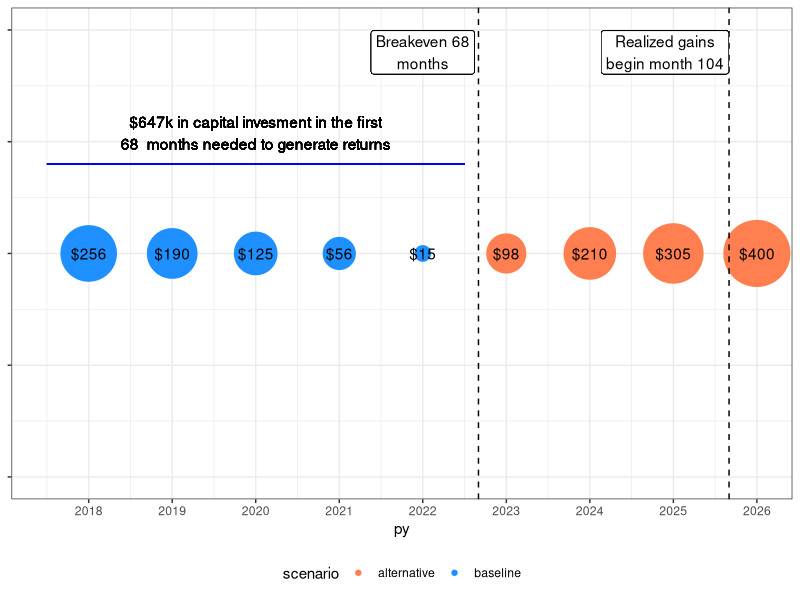
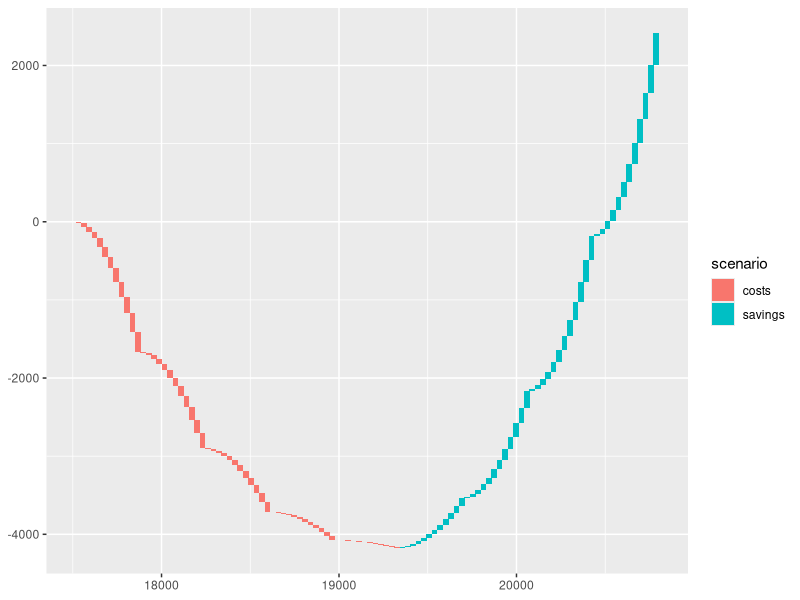

Recreate these plots in R, in order.
## ---- chunk 1
suppressPackageStartupMessages({
        library(tidyverse)
        library(glue)
        })

d_raw <- tribble(
  ~py, ~delta,
  2018,  -256,
  2019,  -190,
  2020,  -125,
  2021,   -56,
  2022,   -15,
  2023,    98,
  2024,   210,
  2025,   305,
  2026,   400
)

d <- mutate(d_raw, 
            scenario = as.factor(case_when(delta > 0 ~ "alternative", TRUE ~ "baseline")),
            label = glue("${abs(delta)}")
)
d
## ---- chunk 2
ggplot(d, aes(x = py)) + 
        geom_point(aes(y = 1, size = abs(delta), color = scenario)) +
        scale_size(range = c(5, 22)) +
        geom_text(aes(y = 1, label = label)) + 
        scale_color_manual(values = c("#FF7F50", "#1E90FF")) +
        geom_vline(xintercept = c(2022 + 2/3, 2025 + 2/3), linetype = "dashed") +
        geom_label(aes(x = 2022, y = 1.45, label = "Breakeven 68\nmonths")) +
        geom_label(aes(x = 2024.9, y = 1.45, label = "Realized gains\nbegin month 104")) +
        geom_segment(aes(x = 2017.5, xend = 2022.5, y = 1.2, yend = 1.2), color = "blue") +
        geom_text(aes(x = 2020, y = 1.27), label = "$647k in capital invesment in the first\n68  months needed to generate returns") +
        scale_x_continuous(breaks = 2018:2026) +
        scale_y_continuous(limits = c(0.5, 1.5)) + 
        theme_bw() +
        guides(size = FALSE) +
        theme(legend.position = "bottom", axis.title.y = element_blank(), axis.text.y = element_blank())
        
## ---- chunk 3

d_alt <- split(d, d$py) %>%
        map_dfr( ~ tibble(py = .x$py, pm = 1:12, mdelta = .x$delta /12 * 1:12)) %>%
        mutate(use_date = lubridate::ymd(glue::glue("{py}-{pm}-01")),
               cumdelta = cumsum(mdelta), start = cumdelta - mdelta,
               scenario = as.factor(case_when(mdelta > 0 ~ "savings", TRUE ~ "costs"))
               )
## ---- chunk 4
ggplot(d_alt) + 
        geom_rect(aes(xmin = use_date - 16, 
                      xmax = use_date + 16, 
                      ymin = start, 
                      ymax = cumdelta,
                      fill = scenario))
          #scale_x_continuous(breaks = 2018:202, expand = c(0, 0),
          #           sec.axis = sec_axis(~ 12*(. - 2017), name = "Months into Future", breaks = 12*(1:9))) 
